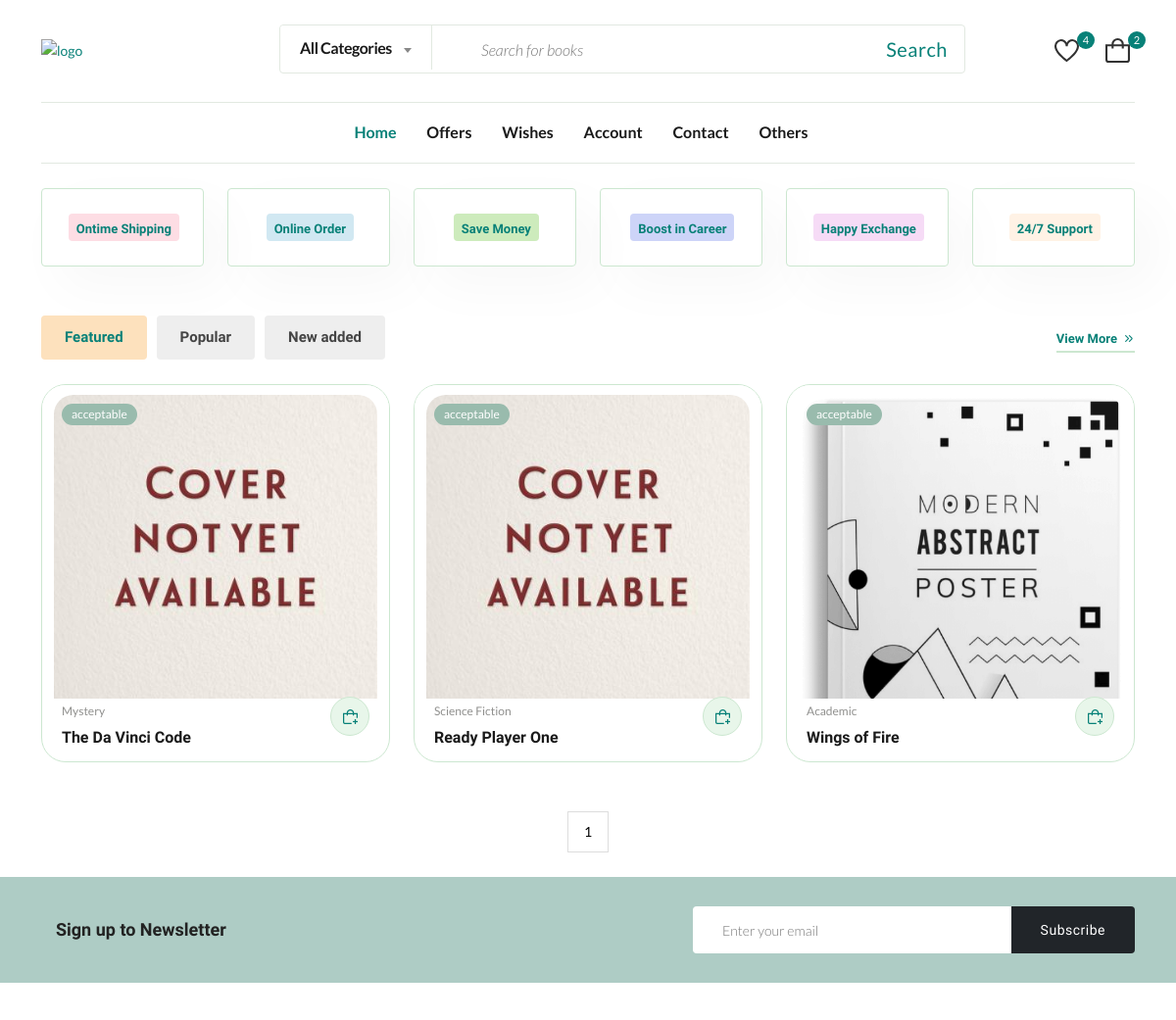
Before: / (upper part) with the older database file.
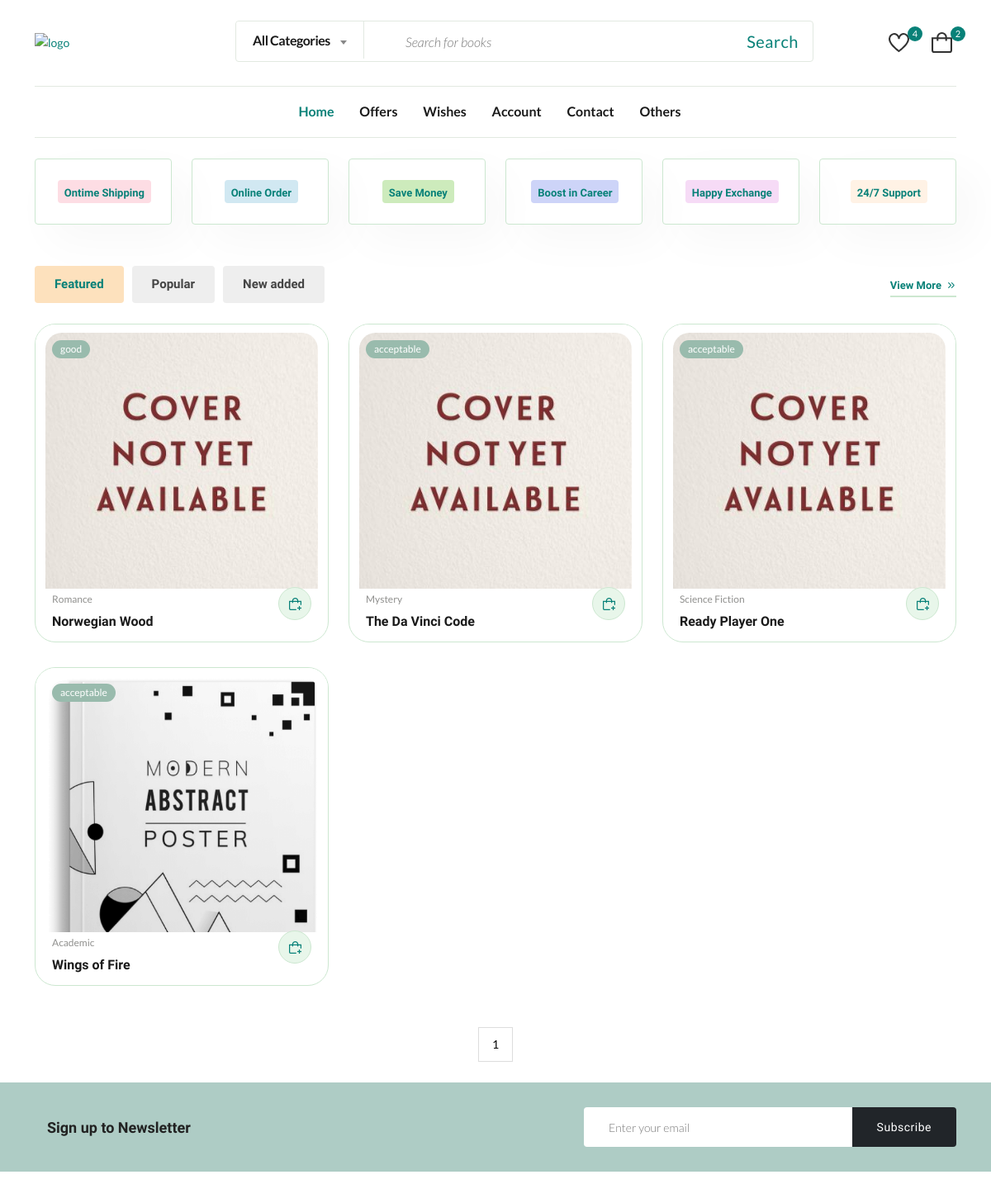
After: the same page with the newer database file.
### tables this page shows
CREATE TABLE `global_book_collection` (
  `collection_id` bigint(20) UNSIGNED NOT NULL,
  `book_id` int(11) DEFAULT NULL,
  `owner_id` int(11) DEFAULT NULL,
  `book_condition` enum('like new','good','acceptable') DEFAULT NULL,
  `availability_status` enum('yes','no') DEFAULT 'yes',
  `club_id` int(11) DEFAULT NULL,
  `club_member_id` int(20) DEFAULT NULL,
  `date_added` date DEFAULT curdate()
);

CREATE TABLE `category` (
  `categoryID` varchar(20) NOT NULL,
  `categoryName` varchar(50) DEFAULT NULL,
  `categoryDescription` varchar(1000) DEFAULT NULL
);

CREATE TABLE `book` (
  `book_id` int(11) NOT NULL,
  `isbn` varchar(20) DEFAULT NULL,
  `title` varchar(255) NOT NULL,
  `authors` varchar(255) NOT NULL,
  `categoryID` varchar(20) DEFAULT NULL,
  `edition` varchar(50) DEFAULT NULL,
  `num_of_pages` int(11) DEFAULT NULL,
  `language` varchar(50) DEFAULT NULL,
  `description` text DEFAULT NULL,
  `publisher` varchar(255) DEFAULT NULL,
  `publication_date` date DEFAULT NULL,
  `cover_img` varchar(255) DEFAULT 'default_cover.png',
  `additional_imgs` varchar(1000) DEFAULT NULL
);

### index.php (the view, shortened to what this page needs)
<?php
$servername = "localhost";
$username = "root";
$password = "";
$dbname = "book_bridge";
$conn = new mysqli($servername, $username, $password, $dbname);
$page = isset($_GET['page']) ? $_GET['page'] : 1;
$limit = 12;
$offset = ($page - 1) * $limit;
$sql= "SELECT gbc.*, b.*, c.categoryName
        FROM global_book_collection gbc
        JOIN book b ON gbc.book_id = b.book_id
        LEFT JOIN category c ON b.categoryID = c.categoryID
        LIMIT $limit OFFSET $offset ";
       $result = $conn->query($sql);
?>
<!DOCTYPE html>
<html class="no-js" lang="en">
<head>
    <link rel="stylesheet" href="assets/css/main.css?v=3.4">
</head>
<body>
<?php
    include 'partials/header.php';
    ?>
    <main class="main">
        <section class="featured section-padding">
            <div class="container">
                <div class="row">
                    <div class="col-lg-2 col-md-4 mb-md-3 mb-lg-0">
                        <div class="banner-features wow fadeIn animated hover-up animated">
                            <h4 class="bg-1">Ontime Shipping</h4>
                        </div>
                    </div>
                    <div class="col-lg-2 col-md-4 mb-md-3 mb-lg-0">
                        <div class="banner-features wow fadeIn animated hover-up animated">
                            <h4 class="bg-3">Online Order</h4>
                        </div>
                    </div>
                    <div class="col-lg-2 col-md-4 mb-md-3 mb-lg-0">
                        <div class="banner-features wow fadeIn animated hover-up animated">
                            <h4 class="bg-2">Save Money</h4>
                        </div>
                    </div>
                    <div class="col-lg-2 col-md-4 mb-md-3 mb-lg-0">
                        <div class="banner-features wow fadeIn animated hover-up animated">
                            <h4 class="bg-4">Boost in Career</h4>
                        </div>
                    </div>
                    <div class="col-lg-2 col-md-4 mb-md-3 mb-lg-0">
                        <div class="banner-features wow fadeIn animated hover-up animated">
                            <h4 class="bg-5">Happy Exchange</h4>
                        </div>
                    </div>
                    <div class="col-lg-2 col-md-4 mb-md-3 mb-lg-0">
                        <div class="banner-features wow fadeIn animated hover-up animated">
                            <h4 class="bg-6">24/7 Support</h4>
                        </div>
                    </div>
                </div>
            </div>
        </section>
        <section class="product-tabs section-padding wow fadeIn animated">
            <div class="container">
                <div class="tab-header">
                    <ul class="nav nav-tabs" id="myTab" role="tablist">
                        <li class="nav-item" role="presentation">
                            <button class="nav-link active" id="nav-tab-one" data-bs-toggle="tab" data-bs-target="#tab-one" type="button" role="tab" aria-controls="tab-one" aria-selected="true">Featured</button>
                        </li>
                        <li class="nav-item" role="presentation">
                            <button class="nav-link" id="nav-tab-two" data-bs-toggle="tab" data-bs-target="#tab-two" type="button" role="tab" aria-controls="tab-two" aria-selected="false">Popular</button>
                        </li>
                        <li class="nav-item" role="presentation">
                            <button class="nav-link" id="nav-tab-three" data-bs-toggle="tab" data-bs-target="#tab-three" type="button" role="tab" aria-controls="tab-three" aria-selected="false">New added</button>
                        </li>
                    </ul>
                    <a href="shop-grid-right.php" class="view-more d-none d-md-flex">View More<i class="fi-rs-angle-double-small-right"></i></a>
                </div>
                <div class="tab-content wow fadeIn animated" id="myTabContent">
    <div class="tab-pane fade show active" id="tab-one" role="tabpanel" aria-labelledby="tab-one">
<div class="row product-grid-4">
    <?php
        if ($result->num_rows > 0) {
        while($row = $result->fetch_assoc()) {
        if($row["availability_status"] == "yes") { ?>
            <div class="col-lg-4 col-md-4 col-12 col-sm-6">
                <div class="product-cart-wrap mb-30">
                    <div class="product-img-action-wrap">
                        <div class="product-img product-img-zoom">
                            <a href="shop-product-full.php">
                                <?php if(!empty($row["cover_img"]) && file_exists($row["cover_img"])) { ?>
                                    <img class="default-img" src="<?php echo $row["cover_img"]; ?>" alt="">
                                <?php } else { ?>
                                    <img class="default-img" src="uploadedBooks/default_cover.png" alt="Default Book Cover">
                                <?php } ?>
                            </a>
                        </div>
                        <div class="product-badges product-badges-position product-badges-mrg">
                            <span class="new"><?php echo $row["book_condition"]; ?></span>
                        </div>
                    </div>
                    <div class="product-content-wrap">
                        <div class="product-category">
                            <a href="shop-grid-right.php"><?php echo $row["categoryName"]; ?></a>
                        </div>
                        <h2><a href="shop-product-full.php"><?php echo $row["title"]; ?></a></h2>
                        <div class="product-action-1 show">
                            <a aria-label="Add To Cart" class="action-btn hover-up" href="shop-cart.php"><i class="fi-rs-shopping-bag-add"></i></a>
                        </div>
                    </div>
                </div>
            </div>
        <?php } }} ?>
</div>
<?php
$total_pages_sql = "SELECT COUNT(*) as count FROM global_book_collection";
$total_pages_result = $conn->query($total_pages_sql);
$total_pages_row = $total_pages_result->fetch_assoc();
$total_pages = ceil($total_pages_row['count'] / $limit);
echo "<ul class='pagination'>";
for ($i = 1; $i <= $total_pages; $i++) {
    echo "<li " . ($page == $i ? "class='active'" : "") . "><a href='?page=$i'>$i</a></li>";
}
echo "</ul>";
?>
    </main>
    <?php
    include 'partials/footer.php'
    ?>

### partials/header.php (shortened to what this page needs)
<header class="header-area header-style-3 header-height-2">
        <div class="header-middle header-middle-ptb-1 d-none d-lg-block">
            <div class="container">
                <div class="header-wrap">
                    <div class="logo logo-width-1">
                        <a href="index.php"><img src="assets/imgs/theme/Book-Bridge.svg" alt="logo"></a>
                    </div>
                    <div class="header-right">
                        <div class="search-style-2">
                        <div class="input-group mb-1">
                            <form action="searchBooks.php">
                                <form action="searchBooks.php" method="GET">
                                        <input type="text" class="form-control" placeholder="Search for books" name="search">
                                        <button class="btn btn-primary" type="submit">Search</button>
                                    </div>
                        </div>
                        <div class="header-action-right">
                            <div class="header-action-2">
                                <div class="header-action-icon-2">
                                    <a href="shop-wishlist.php">
                                        <img class="svgInject" alt="BookBridge" src="assets/imgs/theme/icons/icon-heart.svg">
                                        <span class="pro-count blue">4</span>
                                    </a>
                                </div>
                                <div class="header-action-icon-2">
                                    <a class="mini-cart-icon" href="shop-cart.php">
                                        <img alt="BookBridge" src="assets/imgs/theme/icons/icon-cart.svg">
                                        <span class="pro-count blue">2</span>
                                    </a>
                                </div>
                            </div>
                        </div>
                    </div>
                </div>
            </div>
        </div>
        <div class="header-bottom header-bottom-bg-color sticky-bar">
            <div class="container">
                <div class="header-wrap header-space-between position-relative  main-nav">
                    <div class="header-nav d-none d-lg-flex">
                        <div class="main-menu main-menu-padding-1 main-menu-lh-2 d-none d-lg-block">
                            <nav>
                                <ul>
                                    <li><a class="active" href="index.php">Home</a>
                                    </li>
                                    <li><a href="shop-grid-right.php">Offers</i></a>
                                    </li>
                                    <li><a href="shop-grid-right.php">Wishes</i></a>
                                    </li>
                                    <li><a href="page-account.php">Account </a>
                                    </li>
                                    <li>
                                        <a href="page-contact.php">Contact</a>
                                    </li>
                                    <li><a href="#">Others</a>
                                    </li>
                                </ul>
                            </nav>
                        </div>
                    </div>
                </div>
            </div>
        </div>
    </header>

### partials/footer.php (shortened to what this page needs)
<footer class="main">
        <section class="newsletter p-30 text-white wow fadeIn animated">
            <div class="container">
                <div class="row align-items-center">
                    <div class="col-lg-7 mb-md-3 mb-lg-0">
                        <div class="row align-items-center">
                            <div class="col flex-horizontal-center">
                                <h4 class="font-size-20 mb-0 ml-3">Sign up to Newsletter</h4>
                            </div>
                        </div>
                    </div>
                    <div class="col-lg-5">
                        <form class="form-subcriber d-flex wow fadeIn animated">
                            <input type="email" class="form-control bg-white font-small" placeholder="Enter your email">
                            <button class="btn bg-dark text-white" type="submit">Subscribe</button>
                        </form>
                    </div>
                </div>
            </div>
        </section>
        <section class="section-padding footer-mid">
            <div class="container pt-15 pb-20">
            </div>
        </section>
    </footer>
</body>
</html>

### index.php (style rules this page uses)
.pagination { display: flex; justify-content: center; margin-top: 20px; }
.pagination a { color: black; float: left; padding: 8px 16px; text-decoration: none; transition: background-color .3s; border: 1px solid #ddd; margin: 0 4px; }

Changed rows visible on the page:
now on this page (row edited): global_book_collection: book_condition "good", category.categoryName "Romance", book.title "Norwegian Wood"
